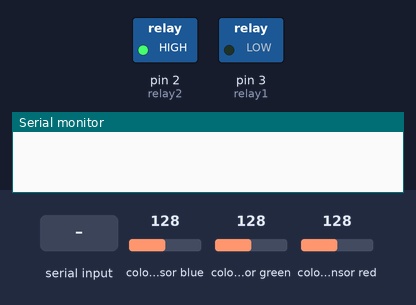
A sketch run on a simulated Arduino Uno, built with avr-gcc and run on an emulated ATmega328P. On the bench: switched loads named in the sketch (green lamp = pin HIGH), the last lines printed to the serial monitor. Dashed ring = blinking. Inputs (shaded band) come from the test bench; at power-on: colour sensor blue 128, colour sensor green 128, colour sensor red 128.

Above: at 0.1 s.
At 1.5 s:
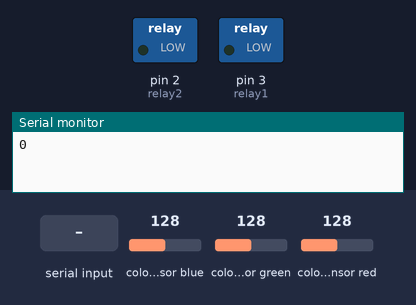
1.6 s: "c" received over Serial
At 1.81 s:
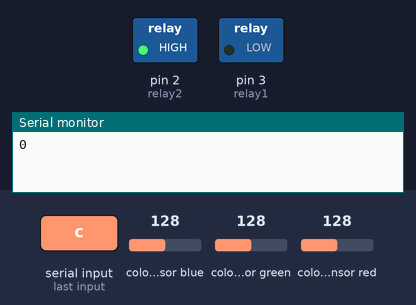
Timing chart, 0 to 4.6 s (numbered marks = the images above; inputs shaded):
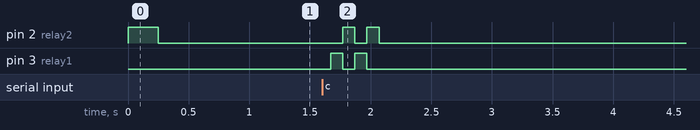

Measured:
- after the input at 1.6 s, pin 2 (relay2): alternates HIGH for 0.10 s and LOW for 0.10 s, 4 changes in all, then stays LOW, starting after 0.17 s; pin 3 (relay1): alternates HIGH for 0.10 s and LOW for 0.10 s, 4 changes in all, then stays LOW, starting after 0.07 s

The sketch:

muvitome_control_program.ino
```cpp
#include <Wire.h>
#include "Adafruit_TCS34725.h"
const int relay1 = 3;   //Arduino pin that triggers relay #1 (aka relay 3)
const int relay2 = 2;   //Arduino pin that triggers relay #2 (aka relay 4)
#define commonAnode true

int light_on = 1;   //These variables track the status of the indicator light
int light_off = 1;  //We only want to send a signal to the serial port when the light changes,
                    //we don't want to continuously update the serial port with the status of the light,
                    //or else the buffer will fill up and the MUVitome will get an outdated status.
                    //We start with both variables set to true so the program first takes a mosaic before making a cut when automatic mode is activated

// our RGB -> eye-recognized gamma color
byte gammatable[256];

Adafruit_TCS34725 tcs = Adafruit_TCS34725(TCS34725_INTEGRATIONTIME_50MS, TCS34725_GAIN_4X);

int val=0;// initialize variable val

void setup() {
  pinMode(relay1, OUTPUT);
  pinMode(relay2, OUTPUT);

  retractActuator(); //make sure the linear actuator is fully retracted on startup
  delay(250);
  stopActuator();

  Serial.begin(9600); //The serial port is set to 9600 Baud, this could be changed, but I dont't know why you would need to
  if (tcs.begin()) {
  } else {
    Serial.println("No TCS34725 found ... check your connections");
    while (1); // halt!
  }

  // gamma table helps convert RGB colors to what humans see
  for (int i=0; i<256; i++) {
    float x = i;
    x /= 255;
    x = pow(x, 2.5);
    x *= 255;

    if (commonAnode) {
      gammatable[i] = 255 - x;
    } else {
      gammatable[i] = x;
    }
  }
}

void loop()
{
float red, green, blue; //we track the amount of red, green, and blue light

tcs.setInterrupt(true);  // turn off sensor LED. The  flora comes with a white LED light, which we want to turn off

  delay(60);  // takes 50ms to read

  tcs.getRGB(&red, &green, &blue); //get the amount of red, green, and blue light

if (red > 200 && green < 50 && blue < 50 && light_on == 0){ //The microtome light is ON (high levels of R, low levels of G and B)
  Serial.print(1); //send a 1 to the serial port
  light_on = 1;    //update the light_on variable
}

if (red < 200 && light_on == 1){ //If the light is OFF, we send a 0 to the serial port
  Serial.print(0);
  light_on = 0;
}

if (Serial.available()){         //When MUVitome is ready to take a cut, it sends a "c" to the arduino via the serial port
  char ch = Serial.read();
  if (ch == 'c'){                 //If we read a "c", we extend/retract the actuator twice to press the start/stop button
    extendActuator();
    delay(100);                  //IMPORTANT: The delay() is how long we drive the actuator forward/backwards.
    stopActuator();              //I found 100ms to be the right amount when the retracted actuator head is flush with the bottom of its holder,
                                 //but this would need to be changed if the mounting system is changed
    retractActuator();
    delay(100);
    stopActuator();

    extendActuator();
    delay(100);
    stopActuator();

    retractActuator();
    delay(100);
    stopActuator();
  }

  else if (ch == 'p'){                //If we send a "p" to the arduino, the actuator presses the start/stop button once.
    extendActuator();           //This will not trigger a cut
    delay(100);
    stopActuator();

    retractActuator();
    delay(100);
    stopActuator();
  }
}

}
void extendActuator() {  //extends the actuator
    digitalWrite(relay1, HIGH);
    digitalWrite(relay2, LOW);
}

void retractActuator() { //retracts the actuator
    digitalWrite(relay1, LOW);
    digitalWrite(relay2, HIGH);
}

void stopActuator() {    //stops the actuator
    digitalWrite(relay1, LOW);
    digitalWrite(relay2, LOW);
}
```
